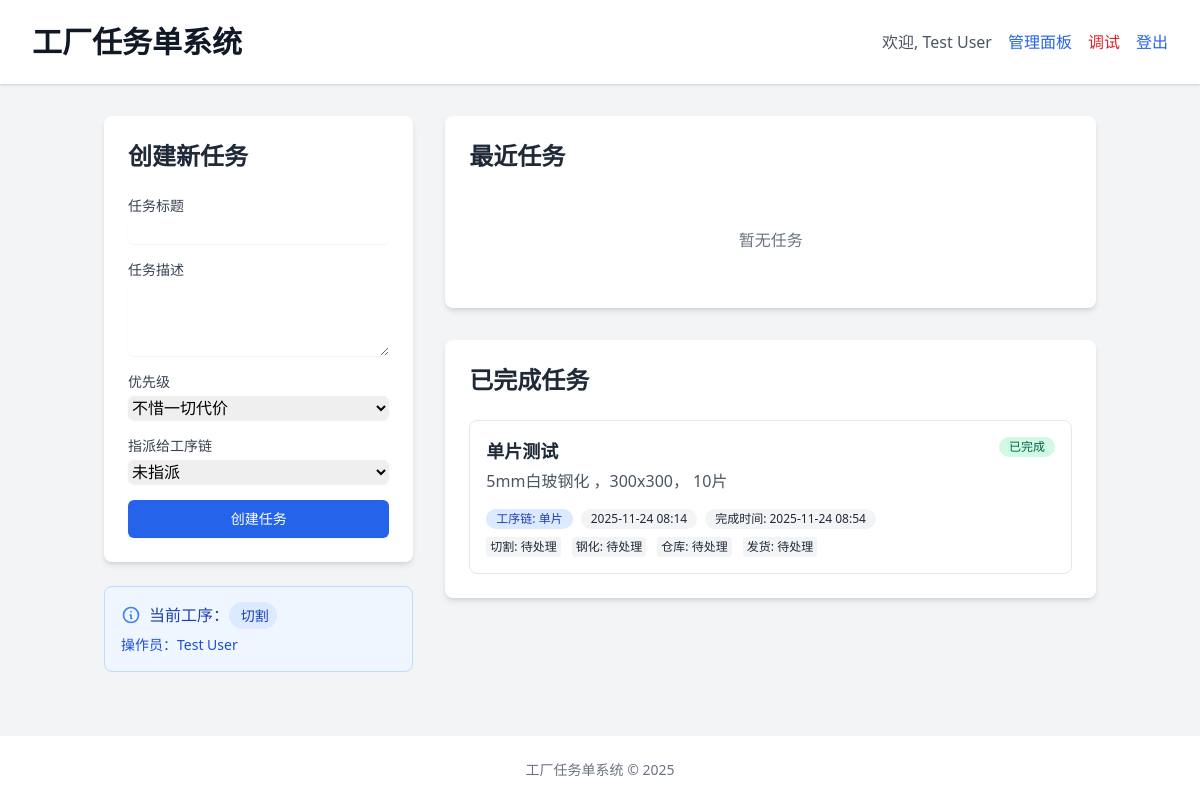
Page /index.php (signed in) on the committed database.
### tables this page shows
CREATE TABLE users (
                id INTEGER PRIMARY KEY AUTOINCREMENT,
                username TEXT UNIQUE NOT NULL,
                password TEXT NOT NULL,
                full_name TEXT NOT NULL,
                role TEXT NOT NULL CHECK (role IN ('super-admin', 'boss', 'customer-service', 'process-manager', 'observer')),
                department TEXT NOT NULL CHECK (department IN ('cutting', 'tempering', 'laminating', 'insulating', 'warehouse', 'packing', 'shipping', 'qc', 'admin')),
                is_main_manager BOOLEAN DEFAULT 0,
                created_at DATETIME DEFAULT CURRENT_TIMESTAMP,
                updated_at DATETIME DEFAULT CURRENT_TIMESTAMP
            );

CREATE TABLE "todos" (id INTEGER PRIMARY KEY AUTOINCREMENT, title TEXT NOT NULL, description TEXT, status TEXT CHECK (status IN ('pending', 'in-progress', 'completed', 'cancelled', 'void')) DEFAULT 'pending', created_by INTEGER REFERENCES users(id), assigned_to INTEGER REFERENCES users(id), due_date DATETIME, priority TEXT CHECK (priority IN ('critical', 'urgent', 'high', 'medium', 'low')) DEFAULT 'medium', process_chain_type TEXT, created_at DATETIME DEFAULT CURRENT_TIMESTAMP, updated_at DATETIME DEFAULT CURRENT_TIMESTAMP);

CREATE TABLE process_chains (
                id INTEGER PRIMARY KEY AUTOINCREMENT,
                name TEXT NOT NULL UNIQUE,
                enabled BOOLEAN DEFAULT 1,
                created_at DATETIME DEFAULT CURRENT_TIMESTAMP,
                updated_at DATETIME DEFAULT CURRENT_TIMESTAMP
            );

CREATE TABLE process_chain_steps (
                id INTEGER PRIMARY KEY AUTOINCREMENT,
                chain_id INTEGER NOT NULL,
                step_key TEXT NOT NULL,
                'order' INTEGER NOT NULL,
                created_at DATETIME DEFAULT CURRENT_TIMESTAMP,
                FOREIGN KEY (chain_id) REFERENCES process_chains(id) ON DELETE CASCADE,
                UNIQUE(chain_id, step_key),
                UNIQUE(chain_id, 'order')
            );

### index.php (the view, shortened to what the rows shown need)
<?php
require_once 'config/database.php';
require_once 'includes/functions.php';
$recentTasks = getRecentTasks();
$completedTasks = getCompletedTasks();
$processChains = getAllProcessChains();
if (canUpdateTaskProgress($_SESSION['role'] ?? '')) {
    $processTasks = getTasksForCurrentUserProcess($_SESSION['user_id']);
}
?>
<?php include 'header.php'; ?>
    <div class="flex-grow container mx-auto px-4 py-8">
        <div class="grid grid-cols-1 lg:grid-cols-3 gap-8">
            <div class="lg:col-span-1">
                <div class="bg-white rounded-lg shadow-md p-6">
                    <h2 class="text-2xl font-bold mb-6 text-gray-800">创建新任务</h2>
                </div>
                <?php if(canUpdateTaskProgress($_SESSION['role'] ?? '')):
                    $currentUser = getUserById($_SESSION['user_id']);
                    $processName = $currentUser['department'];
                    ?>
                    <div class="bg-blue-50 border border-blue-200 rounded-lg p-4 mt-6">
                        <div class="flex items-center">
                            <svg class="h-5 w-5 text-blue-500 mr-2" fill="none" stroke="currentColor" viewBox="0 0 24 24" xmlns="http://www.w3.org/2000/svg">
                                <path stroke-linecap="round" stroke-linejoin="round" stroke-width="2" d="M13 16h-1v-4h-1m1-4h.01M21 12a9 9 0 11-18 0 9 9 0 0118 0z"></path>
                            </svg>
                            <span class="text-blue-800 font-medium">
                                当前工序：<span class="bg-blue-100 text-blue-800 px-2 py-1 rounded-full text-sm font-medium">
                                    <?= DEPARTMENTS[$processName] ?? $processName ?>
                                </span>
                            </span>
                        </div>
                        <div class="mt-2 text-sm text-blue-700">
                            操作员：<?= htmlspecialchars($currentUser['full_name']) ?>
                        </div>
                    </div>
                <?php endif; ?>
            </div>
            <div class="lg:col-span-2">
                <div class="bg-white rounded-lg shadow-md p-6">
                    <div class="flex justify-between items-center mb-6">
                        <h2 class="text-2xl font-bold text-gray-800">最近任务</h2>
                    </div>
                </div>
                <div class="bg-white rounded-lg shadow-md p-6 mt-8">
                    <h2 class="text-2xl font-bold mb-6 text-gray-800">已完成任务</h2>
                    <?php if (empty($completedTasks)): ?>
                        <p class="text-gray-500 text-center py-8">暂无已完成任务</p>
                    <?php else: ?>
                        <div class="space-y-4">
                            <?php foreach ($completedTasks as $task): ?>
                                <div class="border border-gray-200 rounded-lg p-4 hover:bg-gray-50 transition">
                                    <div class="flex justify-between items-start">
                                        <div>
                                            <h3 class="font-semibold text-lg text-gray-800"><?= htmlspecialchars($task['title']) ?></h3>
                                            <?php if ($task['description']): ?>
                                                <p class="text-gray-600 mt-1"><?= htmlspecialchars($task['description']) ?></p>
                                            <?php endif; ?>
                                        </div>
                                        <span class="inline-flex items-center px-2.5 py-0.5 rounded-full text-xs font-medium bg-green-100 text-green-800">
                                            <?= PROCESS_STATUS[$task['status']] ?? $task['status'] ?>
                                        </span>
                                    </div>
                                    <div class="mt-4 flex flex-wrap gap-2">
                                        <?php if ($task['process_chain_type']): ?>
                                            <?php
                                            $chain = getProcessChainById($task['process_chain_type']);
                                            ?>
                                            <span class="inline-flex items-center px-2.5 py-0.5 rounded-full text-xs font-medium bg-blue-100 text-blue-800">
                                                工序链: <?= $chain ? htmlspecialchars($chain['name']) : '未知工序链' ?>
                                            </span>
                                        <?php endif; ?>
                                        <span class="inline-flex items-center px-2.5 py-0.5 rounded-full text-xs font-medium bg-gray-100 text-gray-800">
                                            <?= date('Y-m-d H:i', strtotime($task['created_at'])) ?>
                                        </span>
                                        <span class="inline-flex items-center px-2.5 py-0.5 rounded-full text-xs font-medium bg-gray-100 text-gray-800">
                                            完成时间: <?= date('Y-m-d H:i', strtotime($task['updated_at'])) ?>
                                        </span>
                                    </div>
                                    <?php if ($task['process_chain_type']): ?>
                                        <?php
                                        $chain = getProcessChainById($task['process_chain_type']);
                                        if ($chain):
                                            $steps = getProcessChainSteps($chain['id']);
                                            $stepStatuses = getProcessChainStepStatuses($task['id'], $chain['id']);
                                            ?>
                                            <div class="mt-2 text-xs">
                                                <?php foreach ($steps as $step):
                                                    $stepName = PROCESSING_STEPS[$step['step_key']] ?? $step['step_key'];
                                                    $status = $stepStatuses[$step['step_key']] ?? 'pending';
                                                    $statusClass = '';
                                                    $statusText = '';
                                                    switch ($status) {
                                                        default:
                                                            $statusClass = 'bg-gray-100 text-gray-800';
                                                            $statusText = '待处理';
                                                    }
                                                    ?>
                                                    <span class="inline-block mr-2 px-1 py-0.5 rounded <?= $statusClass ?>">
                                                        <?= htmlspecialchars($stepName) ?>: <span class="font-medium"><?= $statusText ?></span>
                                                    </span>
                                                <?php endforeach; ?>
                                            </div>
                                        <?php endif; ?>
                                    <?php endif; ?>
                                </div>
                            <?php endforeach; ?>
                        </div>
                    <?php endif; ?>
                </div>
            </div>
        </div>
    </div>

### rows in the picture
users: department "切割", full_name "Test User"
todos: title "单片测试", description "5mm白玻钢化 ，300x300， 10片", status "已完成", process_chains.name "单片", created_at "2025-11-24 08:14", updated_at "2025-11-24 08:54"
process_chain_steps: step_key "切割", step_key "待处理"
process_chain_steps: step_key "钢化", step_key "待处理"
process_chain_steps: step_key "仓库", step_key "待处理"
process_chain_steps: step_key "发货", step_key "待处理"

### other values in the picture
$_SESSION['full_name'] "Test User"
form field priority "不惜一切代价"
